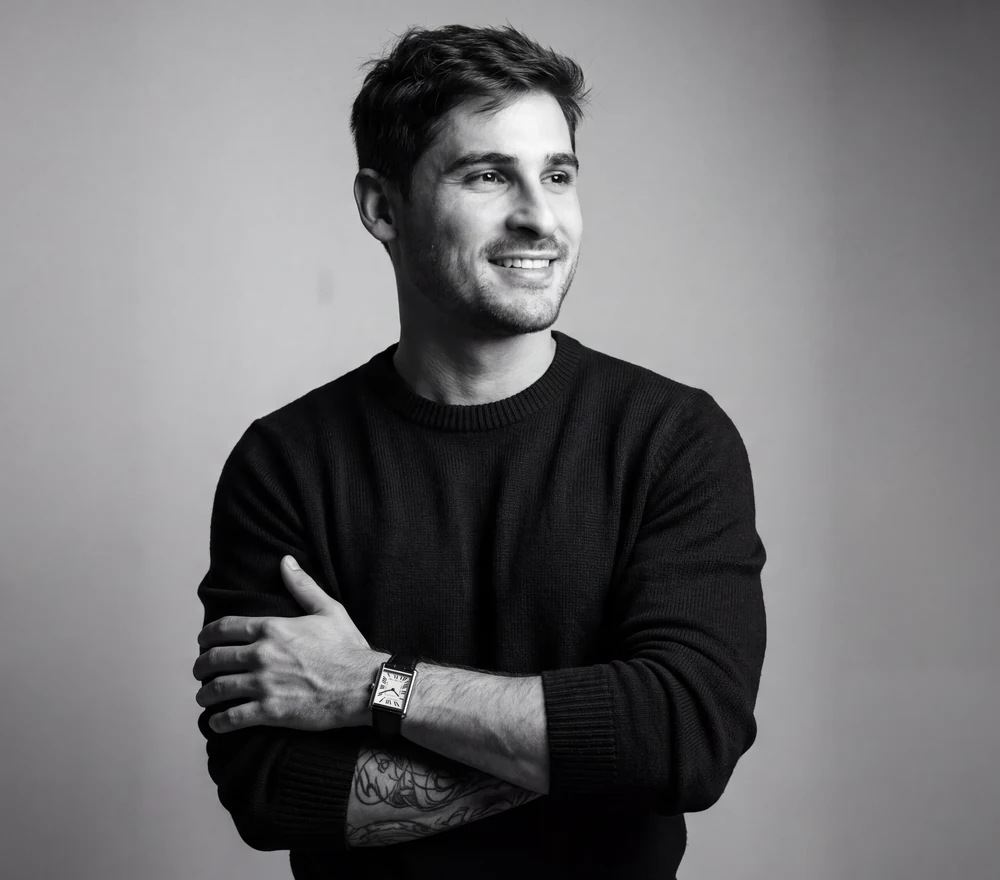
#> input picture assets/equipe/eduardo-araujo.webp, 1000 x 880 px
$ python crop-avatar.py
#> lines starting #> are read from the running program, lines starting #| are printed output that depends on the picture
# -*- coding: utf-8 -*-
"""
Recorta o avatar quadrado do autor a partir da foto real de equipe.

    python3 tools/crop-avatar.py

O retrato de equipe e 1000x880, enquadrado para o bloco do Estudio na home.
O avatar do blog e um circulo de 54px: precisa de um corte fechado no rosto,
senao a cabeca fica minuscula dentro da bolinha.

Roda uma vez, o .webp vai versionado. Nao entra no build-all porque nao
depende de conteudo, so da foto de origem.
"""
import os

from PIL import Image

BASE = os.path.dirname(os.path.dirname(os.path.abspath(__file__)))
ORIGEM = os.path.join(BASE, 'assets', 'equipe', 'eduardo-araujo.webp')
DESTINO = os.path.join(BASE, 'assets', 'equipe', 'eduardo-avatar.webp')

# caixa no sistema da foto original: rosto centrado, ombros entrando embaixo
CAIXA = (262, 0, 722, 460)
LADO = 400


def main():
    im = Image.open(ORIGEM).convert('RGB').crop(CAIXA)
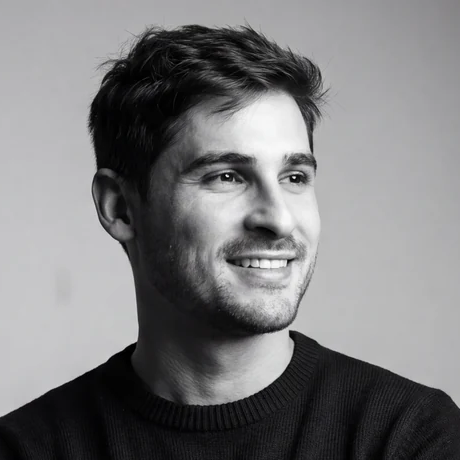
#> im: PIL image 460x460 RGB; mean R, G, B 123.4, 123.2, 124.5
    im = im.resize((LADO, LADO), Image.LANCZOS)
#> im: PIL image 400x400 RGB
    im.save(DESTINO, 'WEBP', quality=88, method=6)
    print('gerado  %s  %dx%d  %.0f KB'
          % (os.path.relpath(DESTINO, BASE), im.width, im.height,
             os.path.getsize(DESTINO) / 1024))
#| gerado  assets/equipe/eduardo-avatar.webp  400x400  14 KB


if __name__ == '__main__':
    main()

$ run again, with assets/equipe/bruna-eich.webp copied over assets/equipe/eduardo-araujo.webp
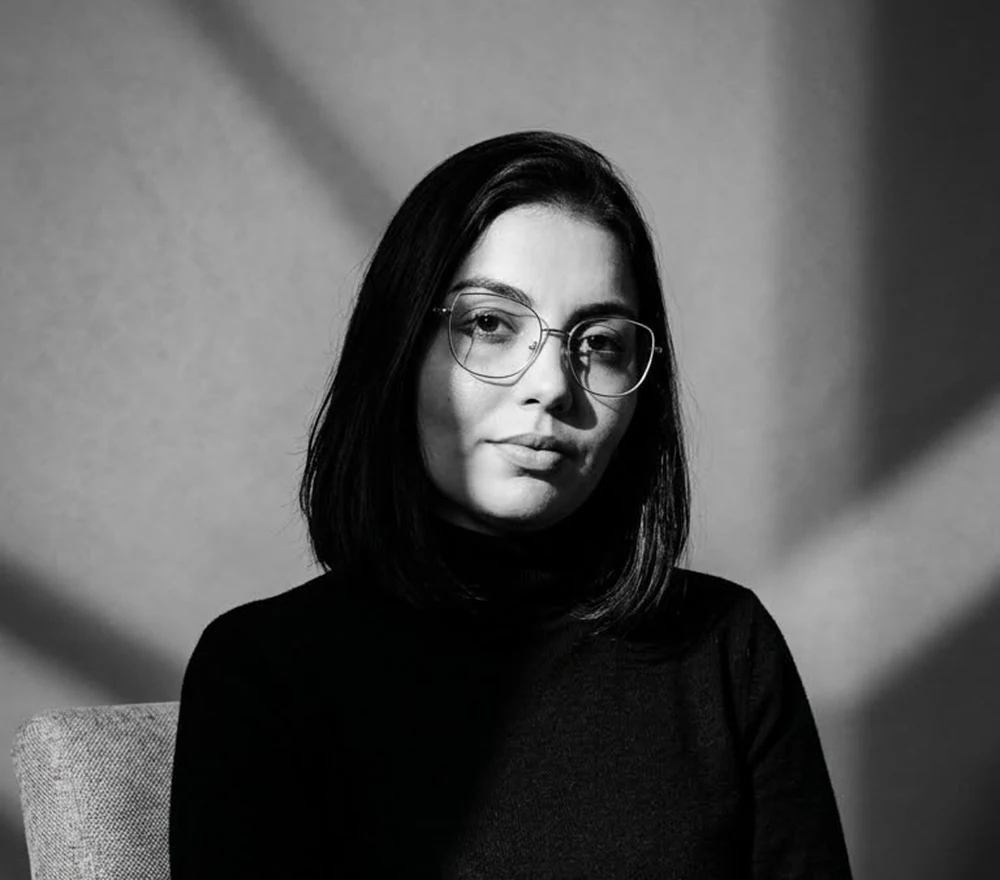
#> input picture assets/equipe/bruna-eich.webp, 1000 x 880 px
#> in main, `im = Image.open(ORIGEM).convert('RGB').crop(CAIXA)`:
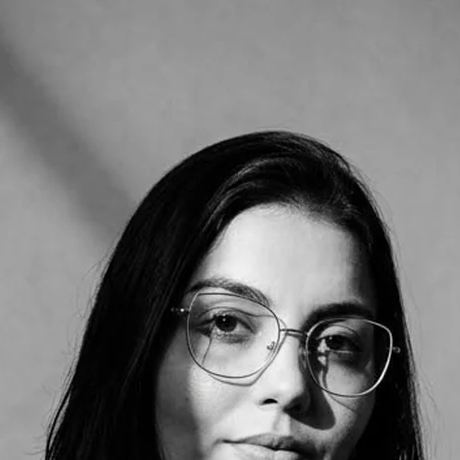
#> im: PIL image 460x460 RGB; mean R, G, B 115.3, 115.3, 115.3
#| gerado  assets/equipe/eduardo-avatar.webp  400x400  11 KB
